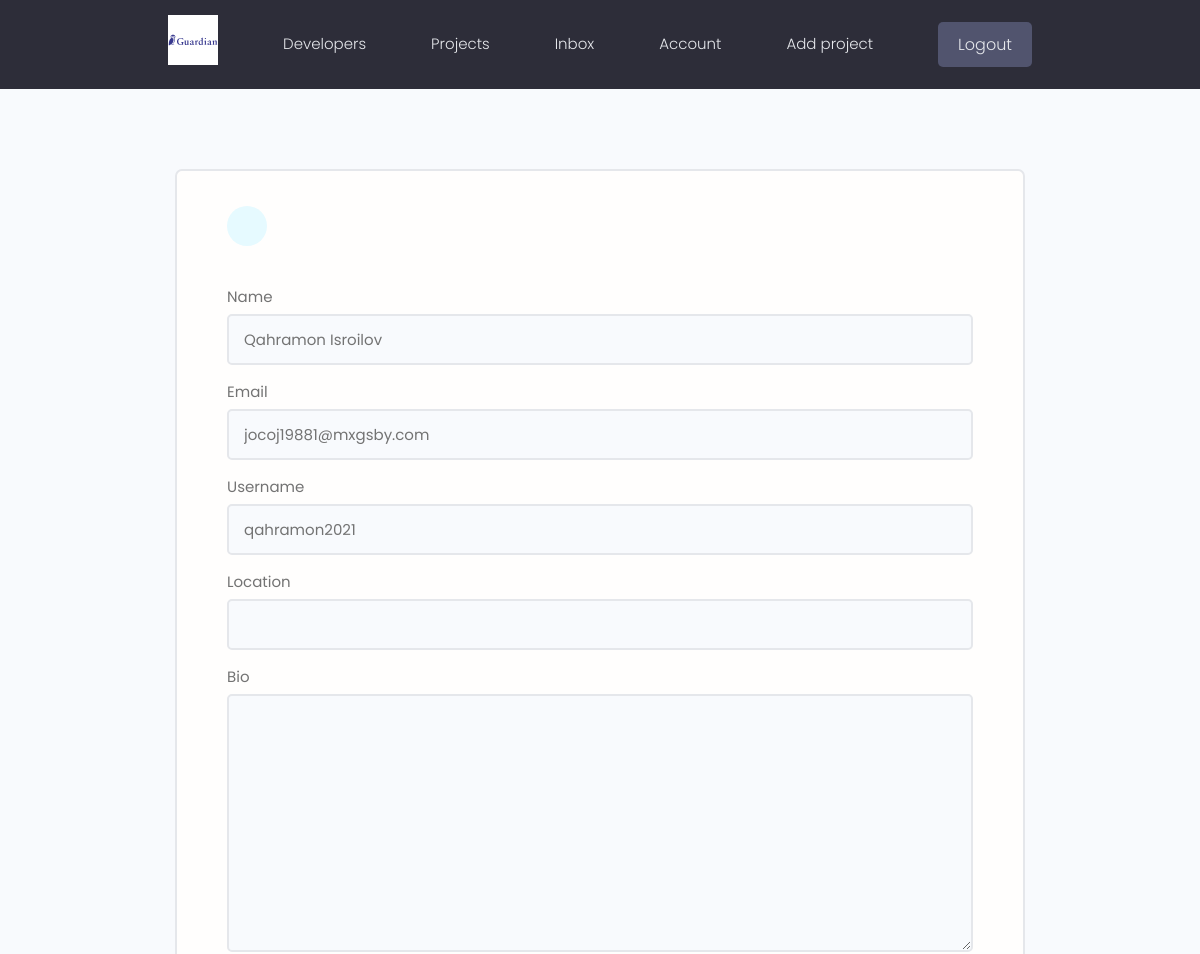
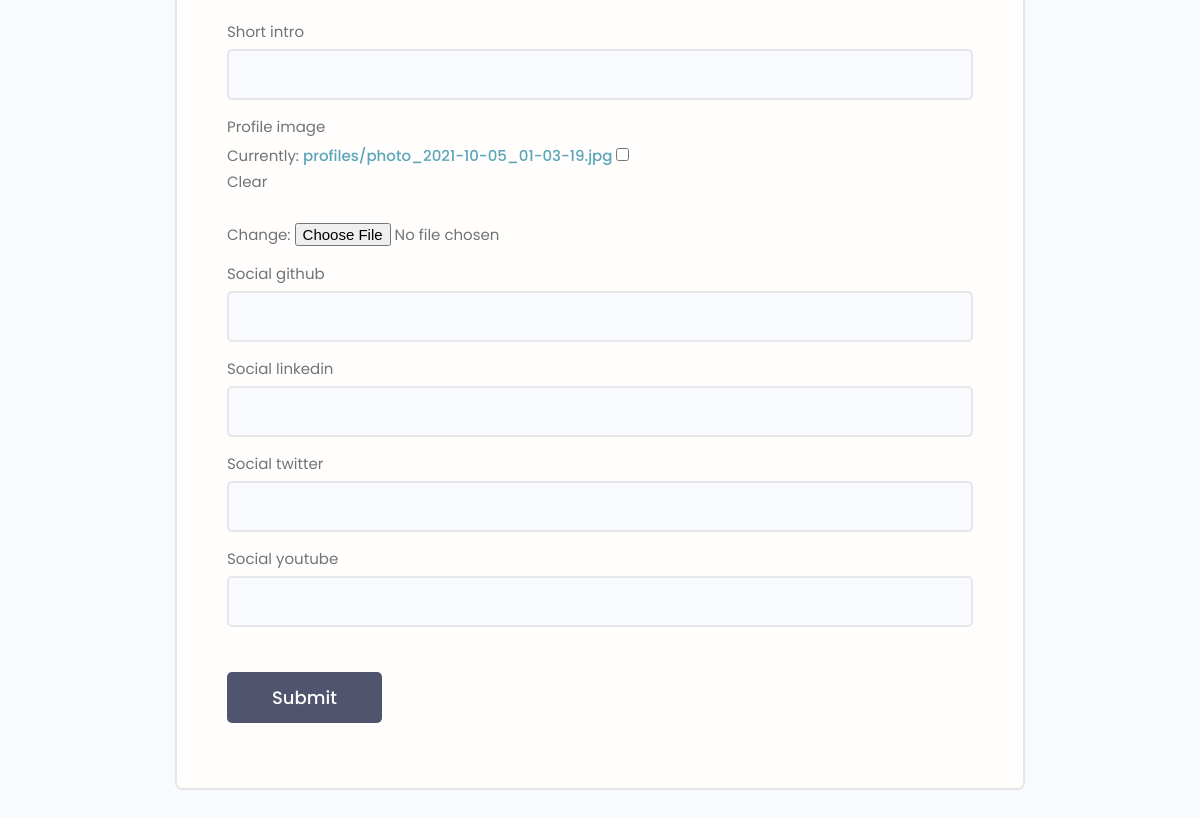
Page /edit-account/ (signed in) on the committed database (2 pictures, top to bottom).
### users/models.py (models this page shows, shortened)
class Profile(models.Model):
    user = models.OneToOneField(User, on_delete=models.CASCADE, null=True, blank=True)
    name = models.CharField(max_length=200, null=True, blank=True)
    username = models.CharField(max_length=200, null=True, blank=True)
    location = models.CharField(max_length=200, null=True, blank=True)
    email = models.EmailField(max_length=500, null=True, blank=True)
    short_intro = models.CharField(max_length=200, null=True, blank=True)
    bio = models.TextField(null=True, blank=True)
    profile_image = models.ImageField(null=True, blank=True, upload_to="profiles/", default="profiles/def_user.jpg")
    social_github = models.CharField(max_length=200, blank=True, null=True)
    social_linkedin = models.CharField(max_length=200, blank=True, null=True)
    social_twitter = models.CharField(max_length=200, blank=True, null=True)
    social_youtube = models.CharField(max_length=200, blank=True, null=True)
    social_website = models.CharField(max_length=200, blank=True, null=True)
    created = models.DateTimeField(auto_now_add=True)
    id = models.UUIDField(default=uuid.uuid4, unique=True, primary_key=True, editable=False)

### users/views.py (the view)
# urls.py: path('edit-account/', views.editAccount, name="edit-account"),
@login_required(login_url='login')
def editAccount(request):
    profile = request.user.profile
    form = ProfileForm(instance=profile)
    if request.method == "POST":
        form = ProfileForm(request.POST, request.FILES, instance=profile)
        if form.is_valid():
            form.save()
            return redirect('account')
    context = {'form': form}
    return render(request, 'users/profile_form.html', context)

### users/forms.py
class ProfileForm(ModelForm):
    class Meta:
        model = Profile
        fields= ['name', 'email', 'username', 'location', 'bio', 'short_intro', 'profile_image', 'social_github', 'social_linkedin', 'social_twitter', 'social_youtube']
    def __init__(self, *args, **kwargs):
        super(ProfileForm, self).__init__(*args, **kwargs)
        for name, field in self.fields.items():
            field.widget.attrs.update({'class': 'input'})

### users/templates/users/profile_form.html (shortened to what this page needs)
{% extends 'main.html' %}
{% block content %}
<main class="formPage my-xl">
    <div class="content-box">
        <div class="formWrapper">
            <a class="backButton" href="{% url 'account' %}"></a>
            <br>
            <form class="form" method="POST" action="{% url 'edit-account' %}" enctype="multipart/form-data">
                {% for field in form %}
                <div class="form__field">
                    <label for="formInput#text">{{field.label}}</label>
                    {{field}}
                </div>
                {% endfor %}
                <input class="btn btn--sub btn--lg  my-md" type="submit" value="Submit" />
            </form>
        </div>
    </div>
</main>
{% endblock content %}

### static/styles/app.css (style rules this page uses)
:root { --color-sub: #2d2d39; }
.btn--sub { background-color: var(--color-sub-light); }
.content-box { width: 95%; max-width: 85rem; margin: 0 auto; }
.backButton { background: var(--color-main-light); color: var(--color-main); width: 4rem; height: 4rem; display: flex; align-items: center; justify-content: center; border-radius: 50%; }
.formPage .formWrapper { list-style: none; background: var(--color-white); padding: 3.5rem 5rem; border: 2px solid var(--color-light); border-radius: 0.7rem; }

### static/uikit/styles/modules/_variables.css (style rules this page uses)
:root { --color-main: #5aa5b9; --color-main-light: #e6faff; --color-sub: #3f4156; --color-sub-light: #51546e; --color-sub-lighter: #ededfd; --color-text: #737373; --color-gray: #8b8b8b; --color-light: #e5e7eb; --color-light-gray: #767676; --color-bg: #f8fafd; --color-white: #fffefd; --color-white-light: #f3f3f3; --color-success: #359e64; --color-success-bg: #def8e8; --color-error: #fc4b0b; --color-error-bg: #fff2ee; --font-base: 'Poppins', arial, helvetica, 'Segoe UI', roboto, ubuntu, sans-serif; --font-monospace: 'Fira Code', 'Courier New', courier, monospace; --font-regular: 300; --font-medium: 500; --font-bold: 700; --generic-shadow: 1px 1px 5px #00000010; --generic-transition: all 0.3s ease-in-out; }

### static/uikit/styles/modules/_base.css (style rules this page uses)
* { margin: 0; padding: 0; box-sizing: border-box; text-rendering: optimizeLegibility; color: inherit; font-size: inherit; }
html { font-size: 50%; }
@media only screen and (min-width: 480px) { html { font-size: 56.25%; } }
@media only screen and (min-width: 1200px) { html { font-size: 62.5%; } }
body { line-height: 1.6; font-weight: 400; font-size: 1.5rem; color: var(--color-text); background-color: var(--color-bg); min-height: 100vh; }

### static/uikit/styles/modules/_typography.css (style rules this page uses)
* { font-family: var(--font-base); }
a { padding-bottom: 2px; text-decoration: none; display: inline-block; color: var(--color-main); font-weight: var(--font-medium); }

### static/uikit/styles/modules/_utilities.css (style rules this page uses)
.my-md { margin: 3rem auto; }
.my-xl { margin: 8rem auto; }

### static/uikit/styles/modules/_button.css (style rules this page uses)
.btn { display: inline-block; position: relative; cursor: pointer; background-color: var(--color-light); font-weight: var(--font-medium); color: var(--color-sub); text-decoration: none; padding: 1rem 2rem; border-radius: 0.5rem; border: none; width: -webkit-fit-content; width: -moz-fit-content; width: fit-content; height: -webkit-fit-content; height: -moz-fit-content; height: fit-content; font-size: 1.6rem; outline-width: 0; outline-color: transparent; -webkit-backface-visibility: hidden; backface-visibility: hidden; transition: all 0.3s ease-in-out; }
.btn--sub { background-color: var(--color-sub); color: var(--color-white); }
.btn--lg { font-size: 1.8rem; padding: 1.2rem 4.5rem; }

### static/uikit/styles/modules/_form.css (style rules this page uses)
.form { display: block; }
.form__field { margin-top: 1.5rem; margin-bottom: 1.5rem; }
.form__label, .form__field > label { display: block; margin-bottom: 0.5rem; color: var(--color-text); }
input.input[type='text'], input.input[type='email'], input.input[type='password'], input.input[type='number'], select.input, textarea.input { min-width: 24rem; width: 100%; padding: 1.2rem 1.5rem; border-radius: 0.5rem; border: 2px solid var(--color-light); transition: all 0.3s ease-in-out; background-color: var(--color-bg); }

### rows in the picture
Profile: form "Qahramon Isroilov" "jocoj19881@mxgsby.com" "qahramon2021"

### other values in the picture
{{ field.label }} "Name" "Email" "Username" "Location" "Bio" "Short intro" "Profile image" "Social github" "Social linkedin" "Social twitter" "Social youtube"
